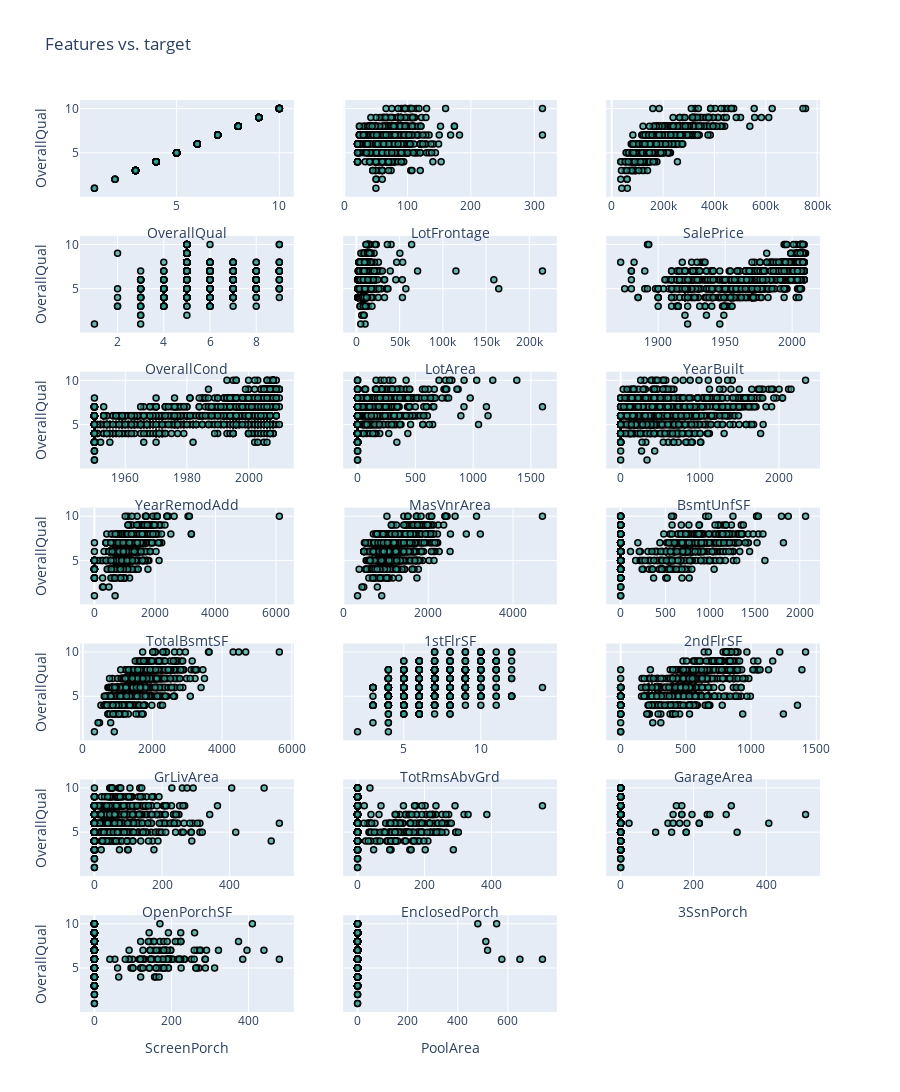

Source (notebook cell):
### Markdown cell above
<font size=5 color=#009999> 1.3 - DATA EXPLORATION </font> <br>
<font size=4 color=#009999>
PLOTLY AS VISUALIZATION TOOL 
</font> <br> <br>

<div class="alert alert-warning">
    In the following plots, we are going to compare the target, <code>OverallQual</code>, with respect to all the other features. Are there features more interesting than others? <b>Select the three best features</b>, motivate briefly your choice.
</div> 

You can change the variable `cols`, if you want to display less or more images in each row.

### Code cell
import plotly.graph_objs as go
from plotly.offline import init_notebook_mode, iplot
from plotly.subplots import make_subplots
init_notebook_mode(connected=True)




all_boxes  = []
cols = 3

fig = make_subplots(rows=len(data.columns) // cols + 1, cols=cols, shared_yaxes=True)
for idx, label in enumerate(data): 
    temp = go.Scatter(
                x      = data[label],
                y      = data['OverallQual'],
                name   = label,
                mode   = 'markers',
                marker = dict(color = 'rgba(50,160,150,0.7)', line = dict(color = 'rgb(0,0,0)', width = 1.5)),
                text   = label,
                showlegend = False
    )

    row = idx // cols + 1
    col = idx % cols + 1
    fig.append_trace(temp, row=row , col=col)
    fig.update_xaxes(title_text=label, row=row, col=col)
    if col == 1:
        fig.update_yaxes(title_text="OverallQual", row=row, col=col)

fig.update_layout(title_text="Features vs. target", height=10000/cols)
fig.show()

### Figure 1 — Plotly figure (JSON) as saved in the notebook; plotly's stock layout.template omitted (floating-point values rounded to 4 significant figures; data arrays with more than 128 entries replaced by an {"elided": "..."} marker saying what was removed)
{"data": [{"marker": {"color": "rgba(50,160,150,0.7)", "line": {"color": "rgb(0,0,0)", "width": 1.5}}, "mode": "markers", "name": "OverallQual", "showlegend": false, "text": "OverallQual", "type": "scatter", "x": {"elided": "1460 int values"}, "xaxis": "x", "y": {"elided": "1460 int values"}, "yaxis": "y"}, {"marker": {"color": "rgba(50,160,150,0.7)", "line": {"color": "rgb(0,0,0)", "width": 1.5}}, "mode": "markers", "name": "LotFrontage", "showlegend": false, "text": "LotFrontage", "type": "scatter", "x": {"elided": "1460 int values"}, "xaxis": "x2", "y": {"elided": "1460 int values"}, "yaxis": "y2"}, {"marker": {"color": "rgba(50,160,150,0.7)", "line": {"color": "rgb(0,0,0)", "width": 1.5}}, "mode": "markers", "name": "SalePrice", "showlegend": false, "text": "SalePrice", "type": "scatter", "x": {"elided": "1460 int values"}, "xaxis": "x3", "y": {"elided": "1460 int values"}, "yaxis": "y3"}, {"marker": {"color": "rgba(50,160,150,0.7)", "line": {"color": "rgb(0,0,0)", "width": 1.5}}, "mode": "markers", "name": "OverallCond", "showlegend": false, "text": "OverallCond", "type": "scatter", "x": {"elided": "1460 int values"}, "xaxis": "x4", "y": {"elided": "1460 int values"}, "yaxis": "y4"}, {"marker": {"color": "rgba(50,160,150,0.7)", "line": {"color": "rgb(0,0,0)", "width": 1.5}}, "mode": "markers", "name": "LotArea", "showlegend": false, "text": "LotArea", "type": "scatter", "x": {"elided": "1460 int values"}, "xaxis": "x5", "y": {"elided": "1460 int values"}, "yaxis": "y5"}, {"marker": {"color": "rgba(50,160,150,0.7)", "line": {"color": "rgb(0,0,0)", "width": 1.5}}, "mode": "markers", "name": "YearBuilt", "showlegend": false, "text": "YearBuilt", "type": "scatter", "x": {"elided": "1460 int values"}, "xaxis": "x6", "y": {"elided": "1460 int values"}, "yaxis": "y6"}, {"marker": {"color": "rgba(50,160,150,0.7)", "line": {"color": "rgb(0,0,0)", "width": 1.5}}, "mode": "markers", "name": "YearRemodAdd", "showlegend": false, "text": "YearRemodAdd", "type": "scatter", "x": {"elided": "1460 int values"}, "xaxis": "x7", "y": {"elided": "1460 int values"}, "yaxis": "y7"}, {"marker": {"color": "rgba(50,160,150,0.7)", "line": {"color": "rgb(0,0,0)", "width": 1.5}}, "mode": "markers", "name": "MasVnrArea", "showlegend": false, "text": "MasVnrArea", "type": "scatter", "x": {"elided": "1460 int values"}, "xaxis": "x8", "y": {"elided": "1460 int values"}, "yaxis": "y8"}, {"marker": {"color": "rgba(50,160,150,0.7)", "line": {"color": "rgb(0,0,0)", "width": 1.5}}, "mode": "markers", "name": "BsmtUnfSF", "showlegend": false, "text": "BsmtUnfSF", "type": "scatter", "x": {"elided": "1460 int values"}, "xaxis": "x9", "y": {"elided": "1460 int values"}, "yaxis": "y9"}, {"marker": {"color": "rgba(50,160,150,0.7)", "line": {"color": "rgb(0,0,0)", "width": 1.5}}, "mode": "markers", "name": "TotalBsmtSF", "showlegend": false, "text": "TotalBsmtSF", "type": "scatter", "x": {"elided": "1460 int values"}, "xaxis": "x10", "y": {"elided": "1460 int values"}, "yaxis": "y10"}, {"marker": {"color": "rgba(50,160,150,0.7)", "line": {"color": "rgb(0,0,0)", "width": 1.5}}, "mode": "markers", "name": "1stFlrSF", "showlegend": false, "text": "1stFlrSF", "type": "scatter", "x": {"elided": "1460 int values"}, "xaxis": "x11", "y": {"elided": "1460 int values"}, "yaxis": "y11"}, {"marker": {"color": "rgba(50,160,150,0.7)", "line": {"color": "rgb(0,0,0)", "width": 1.5}}, "mode": "markers", "name": "2ndFlrSF", "showlegend": false, "text": "2ndFlrSF", "type": "scatter", "x": {"elided": "1460 int values"}, "xaxis": "x12", "y": {"elided": "1460 int values"}, "yaxis": "y12"}, {"marker": {"color": "rgba(50,160,150,0.7)", "line": {"color": "rgb(0,0,0)", "width": 1.5}}, "mode": "markers", "name": "GrLivArea", "showlegend": false, "text": "GrLivArea", "type": "scatter", "x": {"elided": "1460 int values"}, "xaxis": "x13", "y": {"elided": "1460 int values"}, "yaxis": "y13"}, {"marker": {"color": "rgba(50,160,150,0.7)", "line": {"color": "rgb(0,0,0)", "width": 1.5}}, "mode": "markers", "name": "TotRmsAbvGrd", "showlegend": false, "text": "TotRmsAbvGrd", "type": "scatter", "x": {"elided": "1460 int values"}, "xaxis": "x14", "y": {"elided": "1460 int values"}, "yaxis": "y14"}, {"marker": {"color": "rgba(50,160,150,0.7)", "line": {"color": "rgb(0,0,0)", "width": 1.5}}, "mode": "markers", "name": "GarageArea", "showlegend": false, "text": "GarageArea", "type": "scatter", "x": {"elided": "1460 int values"}, "xaxis": "x15", "y": {"elided": "1460 int values"}, "yaxis": "y15"}, {"marker": {"color": "rgba(50,160,150,0.7)", "line": {"color": "rgb(0,0,0)", "width": 1.5}}, "mode": "markers", "name": "OpenPorchSF", "showlegend": false, "text": "OpenPorchSF", "type": "scatter", "x": {"elided": "1460 int values"}, "xaxis": "x16", "y": {"elided": "1460 int values"}, "yaxis": "y16"}, {"marker": {"color": "rgba(50,160,150,0.7)", "line": {"color": "rgb(0,0,0)", "width": 1.5}}, "mode": "markers", "name": "EnclosedPorch", "showlegend": false, "text": "EnclosedPorch", "type": "scatter", "x": {"elided": "1460 int values"}, "xaxis": "x17", "y": {"elided": "1460 int values"}, "yaxis": "y17"}, {"marker": {"color": "rgba(50,160,150,0.7)", "line": {"color": "rgb(0,0,0)", "width": 1.5}}, "mode": "markers", "name": "3SsnPorch", "showlegend": false, "text": "3SsnPorch", "type": "scatter", "x": {"elided": "1460 int values"}, "xaxis": "x18", "y": {"elided": "1460 int values"}, "yaxis": "y18"}, {"marker": {"color": "rgba(50,160,150,0.7)", "line": {"color": "rgb(0,0,0)", "width": 1.5}}, "mode": "markers", "name": "ScreenPorch", "showlegend": false, "text": "ScreenPorch", "type": "scatter", "x": {"elided": "1460 int values"}, "xaxis": "x19", "y": {"elided": "1460 int values"}, "yaxis": "y19"}, {"marker": {"color": "rgba(50,160,150,0.7)", "line": {"color": "rgb(0,0,0)", "width": 1.5}}, "mode": "markers", "name": "PoolArea", "showlegend": false, "text": "PoolArea", "type": "scatter", "x": {"elided": "1460 int values"}, "xaxis": "x20", "y": {"elided": "1460 int values"}, "yaxis": "y20"}], "layout": {"height": 3333.0, "title": {"text": "Features vs. target"}, "xaxis": {"anchor": "y", "domain": [0, 0.2889], "title": {"text": "OverallQual"}}, "xaxis10": {"anchor": "y10", "domain": [0, 0.2889], "title": {"text": "TotalBsmtSF"}}, "xaxis11": {"anchor": "y11", "domain": [0.3556, 0.6444], "title": {"text": "1stFlrSF"}}, "xaxis12": {"anchor": "y12", "domain": [0.7111, 1], "title": {"text": "2ndFlrSF"}}, "xaxis13": {"anchor": "y13", "domain": [0, 0.2889], "title": {"text": "GrLivArea"}}, "xaxis14": {"anchor": "y14", "domain": [0.3556, 0.6444], "title": {"text": "TotRmsAbvGrd"}}, "xaxis15": {"anchor": "y15", "domain": [0.7111, 1], "title": {"text": "GarageArea"}}, "xaxis16": {"anchor": "y16", "domain": [0, 0.2889], "title": {"text": "OpenPorchSF"}}, "xaxis17": {"anchor": "y17", "domain": [0.3556, 0.6444], "title": {"text": "EnclosedPorch"}}, "xaxis18": {"anchor": "y18", "domain": [0.7111, 1], "title": {"text": "3SsnPorch"}}, "xaxis19": {"anchor": "y19", "domain": [0, 0.2889], "title": {"text": "ScreenPorch"}}, "xaxis2": {"anchor": "y2", "domain": [0.3556, 0.6444], "title": {"text": "LotFrontage"}}, "xaxis20": {"anchor": "y20", "domain": [0.3556, 0.6444], "title": {"text": "PoolArea"}}, "xaxis21": {"anchor": "y21", "domain": [0.7111, 1]}, "xaxis3": {"anchor": "y3", "domain": [0.7111, 1], "title": {"text": "SalePrice"}}, "xaxis4": {"anchor": "y4", "domain": [0, 0.2889], "title": {"text": "OverallCond"}}, "xaxis5": {"anchor": "y5", "domain": [0.3556, 0.6444], "title": {"text": "LotArea"}}, "xaxis6": {"anchor": "y6", "domain": [0.7111, 1], "title": {"text": "YearBuilt"}}, "xaxis7": {"anchor": "y7", "domain": [0, 0.2889], "title": {"text": "YearRemodAdd"}}, "xaxis8": {"anchor": "y8", "domain": [0.3556, 0.6444], "title": {"text": "MasVnrArea"}}, "xaxis9": {"anchor": "y9", "domain": [0.7111, 1], "title": {"text": "BsmtUnfSF"}}, "yaxis": {"anchor": "x", "domain": [0.8939, 1], "title": {"text": "OverallQual"}}, "yaxis10": {"anchor": "x10", "domain": [0.4469, 0.5531], "title": {"text": "OverallQual"}}, "yaxis11": {"anchor": "x11", "domain": [0.4469, 0.5531], "matches": "y10", "showticklabels": false}, "yaxis12": {"anchor": "x12", "domain": [0.4469, 0.5531], "matches": "y10", "showticklabels": false}, "yaxis13": {"anchor": "x13", "domain": [0.298, 0.4041], "title": {"text": "OverallQual"}}, "yaxis14": {"anchor": "x14", "domain": [0.298, 0.4041], "matches": "y13", "showticklabels": false}, "yaxis15": {"anchor": "x15", "domain": [0.298, 0.4041], "matches": "y13", "showticklabels": false}, "yaxis16": {"anchor": "x16", "domain": [0.149, 0.2551], "title": {"text": "OverallQual"}}, "yaxis17": {"anchor": "x17", "domain": [0.149, 0.2551], "matches": "y16", "showticklabels": false}, "yaxis18": {"anchor": "x18", "domain": [0.149, 0.2551], "matches": "y16", "showticklabels": false}, "yaxis19": {"anchor": "x19", "domain": [0, 0.1061], "title": {"text": "OverallQual"}}, "yaxis2": {"anchor": "x2", "domain": [0.8939, 1], "matches": "y", "showticklabels": false}, "yaxis20": {"anchor": "x20", "domain": [0, 0.1061], "matches": "y19", "showticklabels": false}, "yaxis21": {"anchor": "x21", "domain": [0, 0.1061], "matches": "y19", "showticklabels": false}, "yaxis3": {"anchor": "x3", "domain": [0.8939, 1], "matches": "y", "showticklabels": false}, "yaxis4": {"anchor": "x4", "domain": [0.7449, 0.851], "title": {"text": "OverallQual"}}, "yaxis5": {"anchor": "x5", "domain": [0.7449, 0.851], "matches": "y4", "showticklabels": false}, "yaxis6": {"anchor": "x6", "domain": [0.7449, 0.851], "matches": "y4", "showticklabels": false}, "yaxis7": {"anchor": "x7", "domain": [0.5959, 0.702], "title": {"text": "OverallQual"}}, "yaxis8": {"anchor": "x8", "domain": [0.5959, 0.702], "matches": "y7", "showticklabels": false}, "yaxis9": {"anchor": "x9", "domain": [0.5959, 0.702], "matches": "y7", "showticklabels": false}}}
